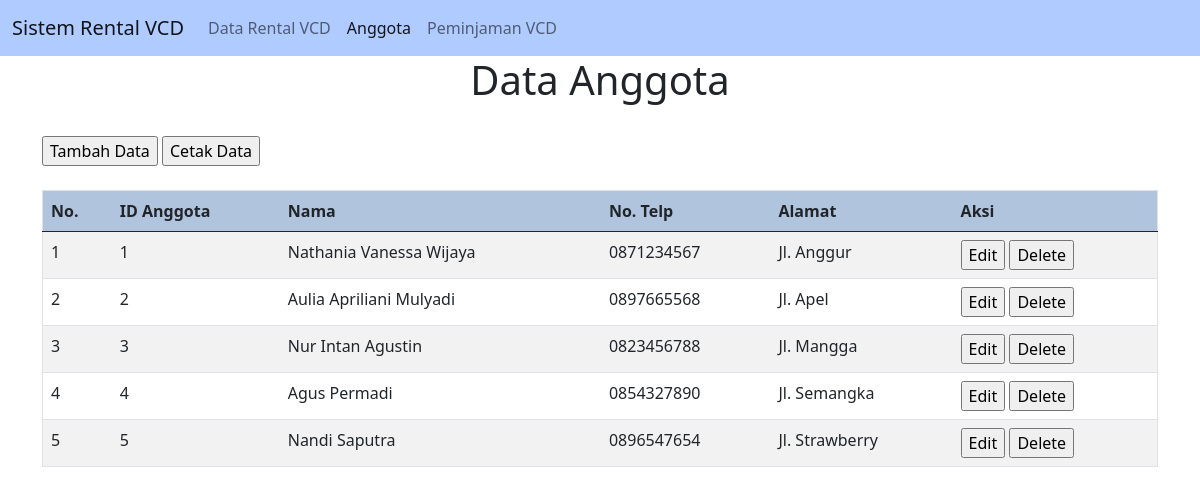
/anggota.php, run on the app's committed database.
### tables this page shows
CREATE TABLE `tbl_anggota` (
  `id_anggota` int(11) NOT NULL,
  `nama` varchar(100) NOT NULL,
  `no_tlp` varchar(20) NOT NULL,
  `alamat` varchar(40) NOT NULL
);

### connection.php (called while the page is built)
<?php
class Connection
{
	 public function get_connection()
	 {
		 $host = "localhost";
		 $database = "rental_vcd";
		 $username = "root";
		 $password = "";
		 $connect = new mysqli($host, $username, $password, $database);
		 return $connect;
	 }
}

### model.php (called while the page is built, shortened)
<?php
include 'connection.php';
class Model extends Connection
{
public function __construct()
 {
 $this->conn = $this->get_connection();
 }
public function tampil_data_anggota()
{
	 $sql = "SELECT * FROM tbl_anggota";
	 $bind = $this->conn->query($sql);
	 while ($obj = $bind->fetch_object()) {
	 	$baris[] = $obj;
	 }
	 if(!empty($baris)){
	 	return $baris;
	 }
}
}

### anggota.php (the view, shortened to what this page needs)
<?php
include 'model.php';
$model = new Model();
$index = 1;
?>
<!doctype html>
<html lang="en">
<head>
    <link href="https://cdn.jsdelivr.net/npm/bootstrap@5.0.0-beta3/dist/css/bootstrap.min.css" rel="stylesheet">
</head>
<body>
<nav class="navbar navbar-expand-lg navbar-light" style="background-color: #AFCBFF">
  <div class="container-fluid">
    <a class="navbar-brand" href="index.php">Sistem Rental VCD</a>
    <div class="collapse navbar-collapse" id="navbarNav">
      <ul class="navbar-nav">
         <li class="nav-item">
          <a class="nav-link" aria-current="page" href="index.php">Data Rental VCD</a>
        </li>
        <li class="nav-item">
          <a class="nav-link active" href="anggota.php">Anggota</a>
        </li>
        <li class="nav-item">
          <a class="nav-link" href="peminjaman.php">Peminjaman VCD</a>
        </li>
      </ul>
    </div>
  </div>
</nav>
<div class="container">
        <h1 align="center">Data Anggota</h1>
        <br>
        <a href="create_anggota.php"><input type="button" value="Tambah Data"></a>
        <a href="print_anggota.php" target="_blank"><input type="button" value="Cetak Data"></a>
        <br><br>
        <table class="table table-striped table-hover" border="1">
            <thead>
                <tr bgcolor="B0C4DE">
                    <th scope="col">No.</th>
                    <th scope="col">ID Anggota</th>
                    <th scope="col">Nama</th>
                    <th scope="col">No. Telp</th>
                    <th scope="col">Alamat</th>
                    <th scope="col">Aksi</th>
                </tr>
            </thead>
            <tbody>
                <?php
                $result = $model->tampil_data_anggota();
                if (!empty($result)) {
                    foreach ($result as $data) : ?>
                        <tr>
                            <td><?= $index++ ?></td>
                            <td><?= $data->id_anggota ?></td>
                            <td><?= $data->nama ?></td>
                            <td><?= $data->no_tlp ?></td>
                            <td><?= $data->alamat ?></td>
                            <td>
                                <a name="edit" id="edit" href="edit_anggota.php?id=<?= $data->id_anggota ?>"><input type="button" value="Edit"></a>
                                <a name="hapus" id="hapus" href="proses.php?anggota_id=<?= $data->id_anggota ?>"><input type="button" value="Delete">
                                </a>
                            </td>
                        </tr>
                    <?php endforeach;
                } else { ?>
                <tr>
                    <td colspan="9">Belum ada data pada tabel anggota.</td>
                </tr>
                <?php } ?>
            </tbody>
        </table>
    </div>
</body>
</html>

### data on the page
tbl_anggota: id_anggota "1", nama "Nathania Vanessa Wijaya", no_tlp "0871234567", alamat "Jl. Anggur"
tbl_anggota: id_anggota "2", nama "Aulia Apriliani Mulyadi", no_tlp "0897665568", alamat "Jl. Apel"
tbl_anggota: id_anggota "3", nama "Nur Intan Agustin", no_tlp "0823456788", alamat "Jl. Mangga"
tbl_anggota: id_anggota "4", nama "Agus Permadi", no_tlp "0854327890", alamat "Jl. Semangka"
tbl_anggota: id_anggota "5", nama "Nandi Saputra", no_tlp "0896547654", alamat "Jl. Strawberry"
